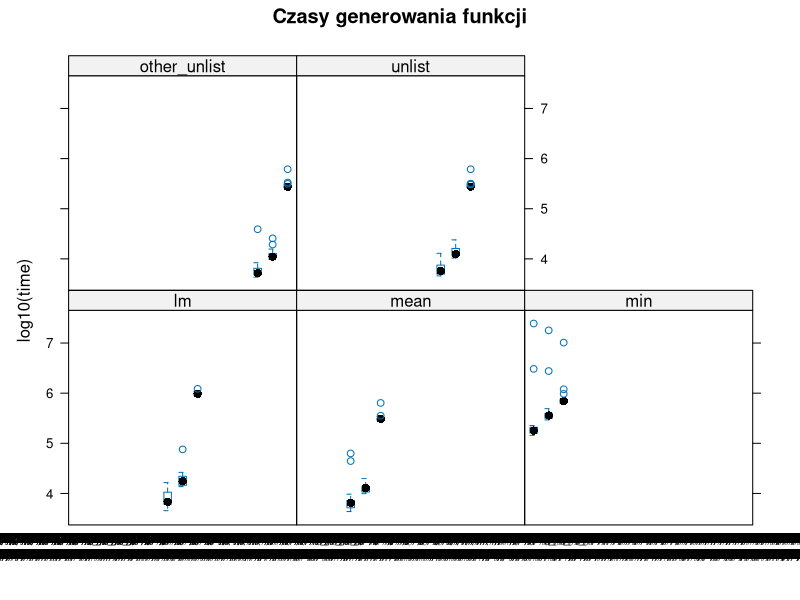
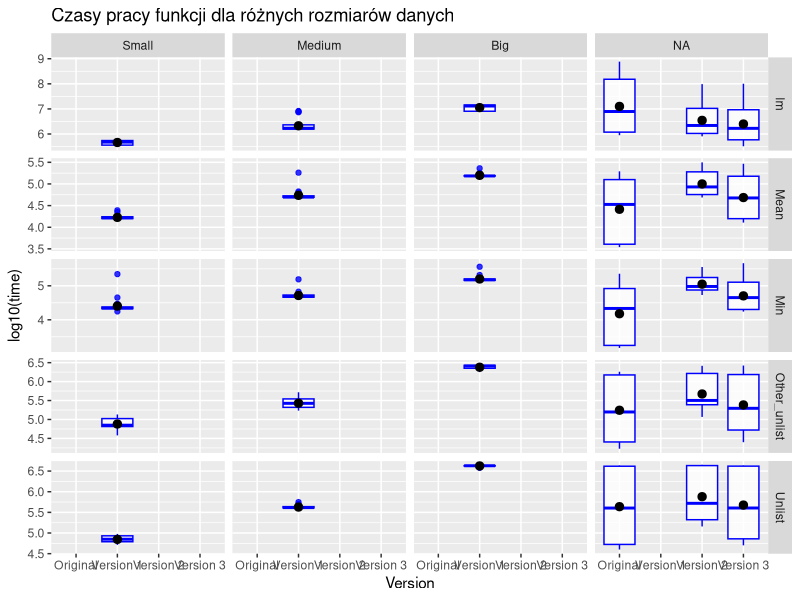

These charts were generated, in order, by the following R code:
## ---- chunk 1
knitr::opts_chunk$set(echo = TRUE, autodep = TRUE)
library(rlang)
library(magrittr)
library(stringi)
library(microbenchmark)
library(dplyr)
library(lattice)
library(ggplot2)
## ---- chunk 2
get_argument_name <- function(original){
  # Funkcja zwraca nazwę nowego argumentu, która nie kłóci się z nazwami argumentów funkcji original.
  # Domyślnie: "env".
  # Występuje we wszystkich wersjach.
  env_name <- "env"
  while(env_name %in% names(get_formals(original))) 
    env_name <- paste0(env_name, "1")
  env_name
}

fix_argument_name <- function(new_name, FUNCTION){
  # Funkcja zastępuje nazwę pierwszego argumentu funkcji FUNCTION (env) nazwą new_name.
  # Zakładamy, że w ciele funkcji jedyne użycia env odwołują się do jej pierwszego argumentu.
  # Występuje w wersji 1 i 2.
  new_body <- capture.output(body(FUNCTION)) %>%
    stri_replace_all_fixed("env", new_name) %>%
    str2expression()
  body(FUNCTION) <- new_body[[1]]
  names(fn_fmls(FUNCTION))[1] <- new_name
  FUNCTION
}

concat_quotes <- function(...){
  # Funkcja przyjmuje obiekty typu expression i je konkatenuje w jeden obiekt typu expression otoczony {}.
  quotes <- list(...) %>%
    lapply(function(q) capture.output(q)) 
  str2expression(c("{",do.call(c, quotes), "}"))[[1]]
}
  

get_formals <- function(FUNCTION){
  # Funkcja przyjmuje na wejściu dowolną funkcję i zwraca listę jej argumentów.
  # Występuje w wersji 2 i 3.
  if(!is_primitive(FUNCTION)) return(fn_fmls(FUNCTION))
  # Zaczynamy zabawę.
  # Łapiemy to, co wypisuje wywołanie FUNCTION i robimy z tego jeden ogromny string.
  fn_string <- do.call(paste, as.list(capture.output(FUNCTION))) 
    
  # Musimy znaleźć segment (arg1, arg2, arg3=function1(), ...). 
  # Niestety, w środku mogą się pojawić wredne argumenty, których wartościami domyślnymi 
  # są wartości zwracane przez wywołanie jakiejś funkcji - przez to nie możemy po prostu 
  # poszukać zamykającego nawiasu. Robienie tego regexami byłoby zbyt trudne (konieczność rekurencji), 
  # więc zastosowałem inny sposób. 
    
  open_brackets <- stri_locate_all(fn_string, fixed = "(")[[1]][,1]  
  closed_brackets <- stri_locate_all(fn_string, fixed = ")")[[1]][,1]  
  names(open_brackets) <- rep("open", length(open_brackets))
  names(closed_brackets) <- rep("closed", length(closed_brackets))
  sorted_brackets <- c(open_brackets, closed_brackets) %>% sort()  
  # sorted_brackets jest nazwanym wektorem liczb, które określają pozycję nawiasów w stringu fn_string.
  # jeśli name to "open" - chodzi o nawias "("; "closed" - ")".
  assign_weights <- function(str) {
    str[str=="open"]<-1
    str[str=="closed"]<- -1
    as.numeric(str)
  }
  summed_brackets <- assign_weights(names(sorted_brackets)) %>% cumsum()
  # Szukamy w summed_brackets 0. Indeks, na którym będzie, to będzie indeks obiektu sorted_brackets, 
  # na którym stoi pozycja szukanego przez nas nawiasu zamykającego.
  # Stworzymy z summed_brackets stringa, który będzie ciągiem cyfr. 
  # Nie interesują nas dokładne wartości liczb powyżej 10 - możemy je zamienić na 9. 
  summed_brackets[summed_brackets >= 10] <- 9
  # Dzięki temu i-ty znak w stringu będzie odpowiadał i-tej liczbie z summed_brackets.
  brackets_as_int <- do.call(paste0, as.list(summed_brackets)) %>%
    stri_extract_first_regex(pattern = "1[1-9]*0") 
  # brackets_as_int obcina informacje o wszystkich nawiasach do tych tworzących listę argumentów funkcji
  # lub wewnątrz tej listy.
  # inner_brackets - znajduje wszystkie pozycje startu i końca nawiasów związanych z wywołaniami
  # innych funkcji wewnątrz listy argumentów.
  inner_brackets <- stri_locate_all_regex(brackets_as_int,
                                          pattern = "2[2-9]*1", 
                                          omit_no_match = TRUE)[[1]]
  # substring indexes przechowuje informację o pozycjach, na których zaczyna się i kończy lista argumentów.
  substring_indexes <- sorted_brackets[c(1, stri_length(brackets_as_int))] 
  
  # Chcemy znaleźć same argumenty. Najłatwiej by było porozdzielać nasz string w miejscach, 
  # gdzie są przecinki. Niestety, przecinki mogą się pojawić wewnątrz wywołań funkcji 
  # wewnątrz listy argumentów.
  all_comas <- stri_locate_all_fixed(fn_string, ",", omit_no_match = TRUE)[[1]][,1] 
  all_comas <- all_comas[all_comas < substring_indexes[2]]
  # inner_brackets - znajduje wszystkie pozycje startu i końca nawiasów związanych z wywołaniami
  # innych funkcji wewnątrz listy argumentów.
  inner_brackets <- stri_locate_all_regex(brackets_as_int,
                                          pattern = "2[2-9]*1", 
                                          omit_no_match = TRUE)[[1]]
  # Jeśli wewnątrz listy argumentów nie ma wywołań innych funkcji, to każdy przecinek oddziela od siebie
  # argumenty. Jeśli są - pewne przecinki mogą występować wewnątrz wywołań innych funkcji:
   if(length(inner_brackets)!=0){
     forbidden_chars <- do.call(c, apply(inner_brackets, 1, 
                      function(row) sorted_brackets[row[1]]:sorted_brackets[row[2]]))  
     all_comas <- all_comas[!all_comas %in% forbidden_chars]  
   }
  # może się zdarzyć, że nasza funkcja nie ma przecinków w liście argumentów. 
  # Oznacza to, że ma tylko jeden argument.
   if(length(all_comas) != 0){
     begins <- as.list(c(substring_indexes[1], all_comas))
     # Ostatni string (odpowiadający ostatniemu argumentowi na liście) niech będzie bez ostatniego nawiasu.
     # Później go dołączymy
     ends <- as.list(c(all_comas-1, substring_indexes[2]-1))
     parted_arguments <- stri_sub_all(fn_string, begins, ends) 
   }
   else parted_arguments <- list(stri_sub(fn_string, substring_indexes[1], substring_indexes[2]-1))
   
    # Oto powód całego zamieszania. Plan był taki, by sztucznie skonstruować wywołanie funkcji alist(), 
    # ale ona w miejscach argumentów bez wartości domyślnej musi przyjąć input postaci "arg1=", nie "arg1".
    # Znajdźmy zatem argumenty bez wartości domyślnej (bez "=") i dołączmy do nich "=".
   parted_arguments[!stri_detect_fixed(parted_arguments, "=")] <- parted_arguments[!stri_detect_fixed(
      parted_arguments, "=")] %>%
     lapply(function(str) paste(str, "= "))
   # Dołączamy nawias i v'oila!
   parted_arguments <- append(parted_arguments, ")") 
   formals_string <- do.call(paste0, parted_arguments)
   paste0("alist", formals_string) %>% parse_expr() %>% eval()
}
  
## ---- chunk 3
NSE_factory_1 <- function(FUNCTION){
  stopifnot(is_function(FUNCTION))
  out <- function(env = caller_env(), ...){
    given_args <- quos(...)
    evaluated_args <- lapply(given_args, function(expr) eval(quo_squash(expr), env))
    do.call(FUNCTION, evaluated_args)
  }
  correct_argument_name <- get_argument_name(FUNCTION) 
  if(correct_argument_name != "env")
    out <- fix_argument_name(correct_argument_name, out)
  out
}

## ---- chunk 4
NSE_factory_2 <- function(FUNCTION){
  stopifnot(is_function(FUNCTION))
  arguments <- get_formals(FUNCTION)
  # Dołączamy do listy argumentów env z wartością domyślną "caller_env()".
  arguments <- append(arguments, call("caller_env"), 0)
  names(arguments)[[1]] <- "env"
  out <- function() {
    # Jest problem. Jako programista, nie wiem, jakie argumenty przyjmuje funkcja out.
    # Poszukamy ich w środowisku funkcji.
    arguments_names <- env_names(current_env())[-1]
    # Ignorujemy argumenty env i elipsę.
    for(name in arguments_names[arguments_names != "..."]){
      # Sytuacja wygląda tak: name <- arg1 <- val1. Jeśli np ktoś wywołał funkcję f(env, x = a), 
      # to name jest referencją na x, x jest referencją na obiekt a, 
      # który trzeba zewaluować w środowisku env.
      name <- parse_expr(name)
      new_name <- paste0("substitute(", 
             deparse(expr_interp(name)), ")") %>% parse_expr() 
      # W naszym przykładzie new_name <- substitute(x)
      if(eval(new_name) %>% is_missing()) next
      # eval(new_name) to niezewaluowany obiekt a
      new_value <- eval(eval(new_name) ,env)
      if(is.name(new_value)) next
      assign(x = deparse(name),value = new_value)
      # teraz w naszym środowisku mieszka nowa zmienna poprawnie zewaluowana. Dalej
    }
    # Teraz wszystkie zmienne są dobrze zewaluowane, poza ewentualną elipsą. Zbieramy je do kupy
    evaluated_arguments <- as.list(current_env())[arguments_names[arguments_names != "..."]] 
    # Ewaluujemy elipsę sposobem z wersji pierwszej
    if("..." %in% arguments_names){
      arguments_extra <- quos(...)
      arguments_extra_evaluated <- lapply(arguments_extra, 
             function(expr) eval(quo_squash(expr), env))
      # dołączamy do listy argumentów argumenty z elipsy, na dobre miejsce
      evaluated_arguments <- append(evaluated_arguments,
             arguments_extra_evaluated,
             which(arguments_names == "...")) 
    }
    do.call(FUNCTION, evaluated_arguments)
  }
  formals(out) <- arguments
  correct_argument_name <- get_argument_name(FUNCTION) 
  if(correct_argument_name != "env") out <- fix_argument_name(correct_argument_name, out)
  out
}


## ---- chunk 5
NSE_factory_3 <- function(FUNCTION){
  # Początek, jak w wersji 2
  stopifnot(is_function(FUNCTION))
  arguments <- get_formals(FUNCTION)
  arguments <- append(arguments, call("caller_env"), 0)  
  new_argument_name <- get_argument_name(FUNCTION)
  names(arguments)[[1]] <- new_argument_name
  out <- function() {
    # tu się znajdzie:
    # if(!is_missing(arg1))
    #   arg1 <- eval(substitute(arg1), env)
    # if(!is_missing(arg2))
    # arg2 <- eval(substitute(arg2), env)
    # ...
    
    # Dlaczego przed ewaluacją każdego argumentu sprawdzam, czy go nie brakuje?
    # Niektóre funkcje (np lm) mają określone nietrywialne działanie na wypadek, gdy niektóre argumenty
    # na wejściu nie są podane. Celem na tym poziomie funkcji jest ewaluacja podanych przez użytkownika
    # argumentów w środowisku env. 
    # Zajmowanie się przypadkiem braku argumentów zostawiamy funkcji oryginalnej.
    # Teoretycznie mógłbym nie sprawdzać braku argumentu dla argumentów z ustawioną wartością domyślną,
    # ale wredny użytkownik mógłby to obejść wywołaniem f(arg_z_wartością_domyślną = missing_argument()).
    
    # evaluated_arguments <- as.list(current_env())[c("arg1","arg2",...)]
    # Jeśli wśród argumentów jest elipsa:
    #   arguments_extra <- quos(...)
    #   lapply(arguments_extra, 
    #          function(expr) eval(quo_squash(expr), env)) -> arguments_extra_evaluated
    #   append(evaluated_arguments,
    #          arguments_extra_evaluated,
    #          which(arguments_names == "...")) -> evaluated_arguments
    # }
    # do.call(FUNCTION, evaluated_arguments)
  }
  # Konstrrujemy obiekty typu expression, później je złączymy i ustawimy jako body(out).
  
  # Sekcja arg1 <- eval(substitute(arg1)):
  named_arguments <- names(arguments)[!names(arguments) %in% c(new_argument_name, "...")]
  quotes_list <- lapply(as.list(named_arguments), 
         function(name) str2expression(
           paste0("if(!is_missing(substitute(", name, ")))",
                  name," <- eval(substitute(", name, "),",new_argument_name,")"))[[1]])
  
  # Linijka evaluated_arguments <- as.list(current_env())[c("arg1","arg2",...)]:
  arguments_list_assignment <- bquote(evaluated_arguments <- as.list(current_env())[.(named_arguments)]) 
  quotes_list <- append(quotes_list, arguments_list_assignment)  
  
  # Sekcja z elipsą
  if("..." %in% names(arguments))
  quotes_list <- append(quotes_list, 
         # Ewaluuj tylko części otoczone .() :
         bquote({
           arguments_extra <- quos(...)
           arguments_extra_evaluated <- lapply(arguments_extra, 
                  function(expr) eval(quo_squash(expr), .(parse_expr(new_argument_name))))
           evaluated_arguments <- append(evaluated_arguments,
                  arguments_extra_evaluated,
                  .(which(names(arguments) == "...")))
         }))
  
  # Ostatnia linijka z do.call()
  quotes_list <- append(quotes_list, quote(do.call(FUNCTION, evaluated_arguments)))
  # V'oila:
  body(out) <- do.call(concat_quotes, quotes_list, quote = TRUE)       
  formals(out) <- arguments
  out
}
## ---- chunk 6
other_unlist <- function(x, recursive = TRUE, use.names = TRUE) unlist(x, recursive, use.names)
results <- lapply(list(min, mean, lm, unlist, other_unlist), function(FUNCTION)
microbenchmark(Version_1 = NSE_factory_1(FUNCTION),
               Version_2 = NSE_factory_2(FUNCTION),
               Version_3 = NSE_factory_3(FUNCTION),
               times = 25))
results_df <- do.call(rbind, results) %>% 
  mutate(Function = rep(c("min", "mean", "lm", "unlist", "other_unlist"), 
                                    each = 75)) 
# ggplot(results_df, aes(x = expr, y = log10(time))) +
#   geom_boxplot() +
#   facet_wrap(~Function) +
#   labs(title = "Czasy generowania funkcji")
bwplot(log10(time) ~ expr | Function , results_df, main = "Czasy generowania funkcji")
## ---- chunk 7
# Tworzymy 3 zbiory: small, medium i big
set.seed(2019)
small <- lapply(1:20, function(x) 1) %>% 
  append(list(rnorm(500, mean = runif(1, -10, 10),  sd = 20),
              rnorm(500, mean = runif(1, -10, 10),  sd = 20)), 0)
names(small) <- letters[1:22]
medium <- lapply(1:98, function(x) 1) %>%
  append(list(seq(-100, 100, 0.01)*rnorm(1, sd = 5)+runif(1, -10, 10),
              seq(-100, 100, 0.01)*rnorm(1, sd = 5)+runif(1, -10, 10)),0)
names(medium) <- stri_c(rep(letters[1:10], each = 10), 
       rep(LETTERS[1:10], times = 10),
       collapse = ";") %>%
  stri_split(fixed = ";") %>% unlist()

big <- lapply(1:398, function(x) 1) %>%
  append(list(seq(-400, 400, 0.01)*rnorm(1, sd = 5)+runif(1, -10, 10),
              seq(-400, 400, 0.01)*rnorm(1, sd = 5)+runif(1, -10, 10)),0)
names(big) <- stri_c(rep(letters[1:20], each = 20), 
                    rep(LETTERS[1:20], times = 20),
                    collapse = ";") %>%
  stri_split(fixed = ";") %>% unlist()

# Do unlist(use.names = TRUE) potrzebujemy kilku nazw. Poniżej są generowane kolejne wyrazy typu:
# AAAA, AAAB, AAAC, ..., ZZZZ
simple_names <- stri_c(rep(LETTERS, each = 26^3),
                       rep(LETTERS, each = 26^2, times = 26),
                       rep(LETTERS, each = 26, times = 26^2),
                       rep(LETTERS, times = 26^3), collapse = ";") %>%
  stri_split_fixed(";") %>% unlist()

small_nested <- list("z" = as.list(rnorm(1e3)) %>% set_names(simple_names[1:1e3]))
medium_nested <- list("z" = as.list(rnorm(1e4)) %>% set_names(simple_names[1:1e4]))  
big_nested <- list("z" = as.list(rnorm(1e5)) %>% set_names(simple_names[1:1e5])) 
## ---- chunk 8
produce_functions <- function(FUNCTION){
  list(NSE_factory_1(FUNCTION),
       NSE_factory_2(FUNCTION),
       NSE_factory_3(FUNCTION))
}
# min()

list_of_functions <- produce_functions(min)  
correct_results_1 <- c("Original" = min(small[["a"]]),
               "Version_1" = list_of_functions[[1]](small, a),
               "Version_2" = list_of_functions[[2]](small, a),
               "Version_3" = list_of_functions[[3]](small, a))

print(correct_results_1[-1] == correct_results_1[1])
# mean()

list_of_functions <- produce_functions(mean)  
correct_results_2 <- c("Original" = mean(small[["a"]]),
               "Version_1" = list_of_functions[[1]](small, a),
               "Version_2" = list_of_functions[[2]](small, a),
               "Version_3" = list_of_functions[[3]](small, a))

print(correct_results_2[-1] == correct_results_2[1])
# lm()

list_of_functions <- produce_functions(lm)  
correct_results_3 <- list("Original" = lm(a ~ b, data = small),
               "Version_1" = list_of_functions[[1]](small, a ~ b),
               "Version_2" = list_of_functions[[2]](small, a ~ b),
               "Version_3" = list_of_functions[[3]](small, a ~ b))

lm_comparator <- function(lm1, lm2){
  # Wystarczy, że porównamy coefficents oraz model
  c(lm1[["coefficents"]] == lm2[["coefficents"]],
    all_equal(lm1[["model"]], lm2[["model"]])) %>%
    all()
}

print(c("Version_1" = lm_comparator(correct_results_3[[1]], correct_results_3[[2]]),
        "Version_2" = lm_comparator(correct_results_3[[1]], correct_results_3[[3]]),
        "Version_3" = lm_comparator(correct_results_3[[1]], correct_results_3[[4]])))

# unlist()

list_of_functions <- produce_functions(unlist)
correct_results_4 <- list("Original" = unlist(small_nested[["z"]]),
                       "Version_1" = list_of_functions[[1]](small_nested, z),
                       "Version_2" = list_of_functions[[2]](small_nested, z),
                       "Version_3" = list_of_functions[[3]](small_nested, z))
  
print(sapply(2:4, function(i) all(correct_results_4[[i]] == correct_results_4[[1]]) %>%
               set_names(paste0("Version_", i-1))))
# czy names'y są poprawne?
print(sapply(2:4, function(i) all(names(correct_results_4[[i]]) == names(correct_results_4[[1]]))%>%
               set_names(paste0("Version_", i-1))))

# unlist() bez use.names()

correct_results_5 <- list("Original" = unlist(small_nested[["z"]], use.names = FALSE),
                          "Version_1" = list_of_functions[[1]](small_nested, z, use.names = FALSE),
                          "Version_2" = list_of_functions[[2]](small_nested, z, use.names = FALSE),
                          "Version_3" = list_of_functions[[3]](small_nested, z, use.names = FALSE))

print(sapply(2:4, function(i) all(correct_results_5[[i]] == correct_results_5[[1]])%>%
               set_names(paste0("Version_", i-1))))
# czy names'y są poprawne?
print(sapply(2:4, function(i) is.null(names(correct_results_5[[i]]))%>%
               set_names(paste0("Version_", i-1))))


## ---- chunk 9

list_of_functions <- produce_functions(min)  
quotes <- lapply(1:3, function(i) list("small" = bquote(list_of_functions[[.(i)]](small, a)),
                                       "medium" = bquote(list_of_functions[[.(i)]](medium, aA)),
                                       "big" = bquote(list_of_functions[[.(i)]](big, aA)))) %>%
  append(list(list("small" = quote(min(small[["a"]])),
                   "medium" = quote(min(medium[["aA"]])),
                   "big" = quote(min(big[["aA"]])))))
results_min <- lapply(quotes, function(x)
  microbenchmark(Small = eval(x[[1]]),
                 Medium = eval(x[[2]]),
                 Big = eval(x[[3]]),
                 times = 25))
list_of_functions <- produce_functions(mean) 
quotes[[4]] <- list("small" = quote(mean(small[["a"]])),
                  "medium" = quote(mean(medium[["aA"]])),
                  "big" = quote(mean(big[["aA"]])))
results_mean <- lapply(quotes, function(x)
  microbenchmark(Small = eval(x[[1]]),
                 Medium = eval(x[[2]]),
                 Big = eval(x[[3]]),
                 times = 25))  
quotes <- lapply(1:3, function(i) list("small" = bquote(list_of_functions[[.(i)]](small, a ~ b)),
                                       "medium" = bquote(list_of_functions[[.(i)]](medium, aA ~ aB)),
                                       "big" = bquote(list_of_functions[[.(i)]](big, aA ~ aB)))) %>%
  append(list(list("small" = quote(lm(a ~ b, data = small)),
              "medium" = quote(lm(aA ~ aB, data = medium)),
              "big" = quote(lm(aA ~ aB, data = big)))))
list_of_functions <- produce_functions(lm)  
results_lm <- lapply(quotes, function(x)
  microbenchmark(Small = eval(x[[1]]),
                 Medium = eval(x[[2]]),
                 Big = eval(x[[3]]),
                 times = 25))

list_of_functions <- produce_functions(unlist)

quotes <- lapply(1:3, function(i) list("small" = bquote(list_of_functions[[.(i)]](small_nested, z)),
                                       "medium" = bquote(list_of_functions[[.(i)]](medium_nested, z)),
                                       "big" = bquote(list_of_functions[[.(i)]](big_nested, z)))) %>%
  append(list(list("small" = quote(unlist(small_nested[["z"]])),
              "medium" = quote(unlist(medium_nested[["z"]])),
              "big" = quote(unlist(big_nested[["z"]])))))

results_unlist <- lapply(quotes, function(x)
  microbenchmark(Small = eval(x[[1]]),
                 Medium = eval(x[[2]]),
                 Big = eval(x[[3]]),
                 times = 25))  

quotes <- lapply(1:3, function(i) list("small" = bquote(list_of_functions[[.(i)]](small_nested, 
                                                                                  z, 
                                                                                  use.names = FALSE)),
                                       "medium" = bquote(list_of_functions[[.(i)]](medium_nested,
                                                                                   z, 
                                                                                   use.names = FALSE)),
                                       "big" = bquote(list_of_functions[[.(i)]](big_nested,
                                                                                z, 
                                                                                use.names = FALSE)))) %>%
  append(list(list("small" = quote(unlist(small_nested[["z"]], use.names = FALSE)),
              "medium" = quote(unlist(medium_nested[["z"]], use.names = FALSE)),
              "big" = quote(unlist(big_nested[["z"]], use.names = FALSE)))))
results_other_unlist <- lapply(quotes, function(x)
  microbenchmark(Small = eval(x[[1]]),
                 Medium = eval(x[[2]]),
                 Big = eval(x[[3]]),
                 times = 25))
times <- 25
convert_mb_to_df <- function(mb, function_name){
  times = length(mb[[1]][[1]])
  do.call(rbind, mb) %>% 
    as.data.frame() %>%
    mutate(Size = as.character(expr),
           Version = rep(c("Version 1", "Version 2", "Version 3", "Original"), each = times),
           Function = rep(function_name, times * 4))
}
all_results <- rbind(convert_mb_to_df(results_min, "Min"),
      convert_mb_to_df(results_mean, "Mean"),
      convert_mb_to_df(results_lm, "lm"),
      convert_mb_to_df(results_unlist, "Unlist"),
      convert_mb_to_df(results_other_unlist, "Other_unlist")) %>% as.data.frame() %>%
  mutate(Size = factor(Size, levels = c("Small", "Medium", "Big")))


## ---- chunk 10
ggplot(all_results, aes(x = Version, y = log10(time), group = Version)) +
  geom_boxplot(color = "blue", alpha = 0.8) +
  stat_summary(fun.y = "mean", geom = "point", color = "black", size = 2.5) +
  facet_grid(Function ~ Size, scales = "free_y") +
  labs(title = "Czasy pracy funkcji dla różnych rozmiarów danych")

# bwplot(log(time) ~ factor(Version) | Size * Function, all_results, scales = "free")
